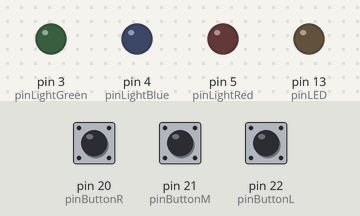
Bench run of a sketch on a simulated Arduino Mega 2560, built with avr-gcc and run on an emulated ATmega2560. Parts: output pins drawn as LEDs (lit = HIGH). Dashed ring = blinking. The inputs (shaded band) are chosen by the test bench; at power-on: pin 20 (pinButtonR) LOW, pin 21 (pinButtonM) LOW, pin 22 (pinButtonL) LOW. Random numbers use the default seed unless the sketch sets one.

Above: at 1.7 s.
1.8 s: pin 20 (pinButtonR) pulled HIGH for 0.15 s
At 2.9 s:
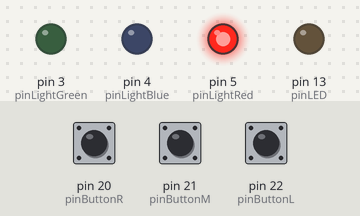
4.9 s: pin 21 (pinButtonM) pulled HIGH for 0.15 s
At 5.5 s:
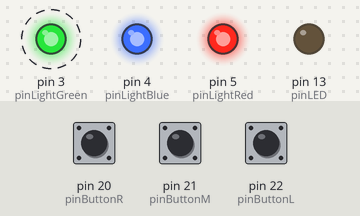
7.9 s: pin 22 (pinButtonL) pulled HIGH for 3.2 s
At 10.2 s:
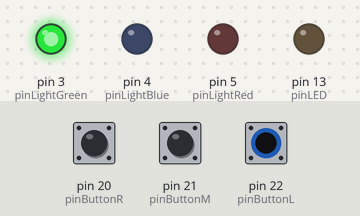
12.6 s: pin 20 (pinButtonR) pulled HIGH for 3.2 s
17.3 s: pin 20 (pinButtonR) pulled HIGH for 1 s
At 21.8 s:
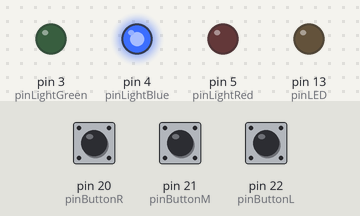
Timing chart, 0 to 23.5 s (numbered marks = the images above; inputs shaded):
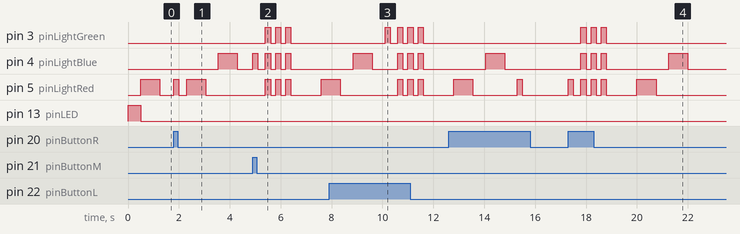

The sketch:

simon.ino
```cpp
const int pinLED = 13;

const int pinLightGreen = 3;
const int pinLightBlue = 4;
const int pinLightRed = 5;

const int pinButtonL = 22;
const int pinButtonM = 21;
const int pinButtonR = 20;

int memorize[100];

void clear_memory() {
  for (int i = 0; i < 100; i++) {
    memorize[i] = 0;
  }
}

int get_pressed_button_id() {
  if (digitalRead(pinButtonL) == HIGH) return 1;
  if (digitalRead(pinButtonM) == HIGH) return 2;
  if (digitalRead(pinButtonR) == HIGH) return 3;
  return 0;
}

void on(int light_id) {
  switch(light_id) {
    case 0: off(); break;
    case 1: digitalWrite(pinLightGreen, HIGH); break;
    case 2: digitalWrite(pinLightBlue, HIGH); break;
    case 3: digitalWrite(pinLightRed, HIGH); break;
  }
}

void off() {
  digitalWrite(pinLightGreen, LOW);
  digitalWrite(pinLightBlue, LOW);
  digitalWrite(pinLightRed, LOW);
}

int random_light() {
  return 1 + random(3); // returns a number between 1 and 3
}

void flash_three_times() {
  off();
  for (int i = 0; i < 3; i++) {
    on(1); on(2); on(3);
    delay(200);
    off();
    delay(200);
  }
  delay(1000);
}

void setup() {
  randomSeed(analogRead(0));

  pinMode(pinLED, OUTPUT);

  pinMode(pinButtonL, INPUT);
  pinMode(pinButtonM, INPUT);
  pinMode(pinButtonR, INPUT);

  pinMode(pinLightGreen, OUTPUT);
  pinMode(pinLightBlue, OUTPUT);
  pinMode(pinLightRed, OUTPUT);

  clear_memory();

  digitalWrite(pinLED, HIGH);
  delay(500);
  digitalWrite(pinLED, LOW);
}

#define STATE_GENERATE 0
#define STATE_SHOW_LIGHTS 1
#define STATE_READ_BUTTONS 2
#define STATE_WAIT_BUTTON_RELEASE 3

int level_max_so_far = 0;
int level_current = 0;

int state = STATE_GENERATE;
int selected_light_id = 0;

void loop() {
  switch(state) {
    case STATE_GENERATE:
      // For each level, add one more random light to the list
      // of memorized lights:
      memorize[level_max_so_far] = random_light();
      level_max_so_far++;
      level_current = 0;
      state = STATE_SHOW_LIGHTS;

    case STATE_SHOW_LIGHTS:
      on(memorize[level_current]);
      delay(750);
      off();
      delay(500);

      level_current++;
      if (level_current == level_max_so_far) {
        level_current = 0;
        state = STATE_READ_BUTTONS;
      }
      break;

    case STATE_READ_BUTTONS:
      selected_light_id = get_pressed_button_id();
      if (selected_light_id != 0) { // at least one button is pressed
        // Show the corresponding LED to the button that was pressed
        off(); on(selected_light_id); delay(200);
        off(); delay(300);
        if (memorize[level_current] != selected_light_id) {
          // uh oh! they didn't press the right button
          flash_three_times();
          level_current = 0;
          state = STATE_SHOW_LIGHTS;
        } else {
          level_current++;
          if (level_current == level_max_so_far) {
            // Yay! they got the sequence so far
            level_current = 0;
            state = STATE_GENERATE;
          } else {
            state = STATE_WAIT_BUTTON_RELEASE;
          }
        }
      }
      break;

    case STATE_WAIT_BUTTON_RELEASE:
      // Wait for the button to be released
      off();
      delay(100);
      if (get_pressed_button_id() == 0) {
        state = STATE_READ_BUTTONS;
      }
  }
}
```

Measured:
- after the input at 1.8 s, pin 4 (pinLightBlue): LOW → HIGH after 1.8 s, → LOW 0.75 s later; pin 5 (pinLightRed): LOW → HIGH at once, → LOW 0.20 s later, → HIGH 0.30 s later, → LOW 0.75 s later
- after the input at 4.9 s, pin 3 (pinLightGreen): alternates HIGH for 0.20 s and LOW for 0.20 s, 6 changes in all, then stays LOW, starting after 0.50 s; pin 4 (pinLightBlue): LOW → HIGH at once, → LOW 0.20 s later, → HIGH 0.30 s later, → LOW 0.20 s later, … (8 changes in this stretch)
- after the input at 7.9 s, pin 3 (pinLightGreen): LOW → HIGH after 2.2 s, → LOW 0.20 s later, → HIGH 0.30 s later, → LOW 0.20 s later, … (8 changes in this stretch)
- after the input at 17.3 s, pin 3 (pinLightGreen): alternates HIGH for 0.20 s and LOW for 0.20 s, 6 changes in all, then stays LOW, starting after 0.50 s; pin 4 (pinLightBlue): LOW → HIGH after 0.50 s, → LOW 0.20 s later, → HIGH 0.20 s later, → LOW 0.20 s later, … (8 changes in this stretch)
